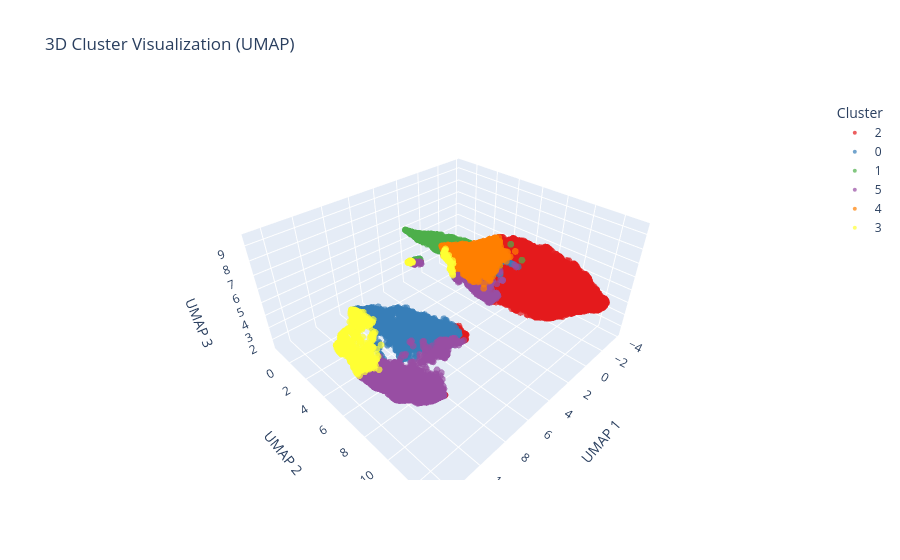

Notebook cell for this chart:
### Markdown cell above
#### 3D Visualization
This plot shows the cluster structure in a second embedding view for comparison.

### Code cell
# Purpose: Provide a 3D overview of cluster separation in original feature space.
dados_para_plot = clustering_method.copy()
labels_dos_clusters = labels_kmeans

# 1. Run UMAP (3 components) for interactive 3D plotting
umap_3d = umap.UMAP(n_components=3, random_state=42, n_neighbors=15, min_dist=0.1)
components_3d = umap_3d.fit_transform(dados_para_plot)

# 2. Build DataFrame for Plotly
df_3d = pd.DataFrame(components_3d, columns=['UMAP 1', 'UMAP 2', 'UMAP 3'])
df_3d['Cluster'] = labels_dos_clusters.astype(str)

# 3. Interactive 3D scatter: helps validate cluster separation visually
fig = px.scatter_3d(
    df_3d, x='UMAP 1', y='UMAP 2', z='UMAP 3', color='Cluster',
    title="3D Cluster Visualization (UMAP)", opacity=0.7,
    color_discrete_sequence=px.colors.qualitative.Set1
)
fig.update_traces(marker=dict(size=4))
fig.show()

### Figure 1 — Plotly figure (JSON) as saved in the notebook; plotly's stock layout.template omitted (floating-point values rounded to 4 significant figures; data arrays with more than 128 entries replaced by an {"elided": "..."} marker saying what was removed)
{"data": [{"hovertemplate": "Cluster=2<br>UMAP 1=%{x}<br>UMAP 2=%{y}<br>UMAP 3=%{z}<extra></extra>", "legendgroup": "2", "marker": {"color": "rgb(228,26,28)", "opacity": 0.7, "size": 4, "symbol": "circle"}, "mode": "markers", "name": "2", "scene": "scene", "showlegend": true, "type": "scatter3d", "x": {"elided": "19678 float values"}, "y": {"elided": "19678 float values"}, "z": {"elided": "19678 float values"}}, {"hovertemplate": "Cluster=0<br>UMAP 1=%{x}<br>UMAP 2=%{y}<br>UMAP 3=%{z}<extra></extra>", "legendgroup": "0", "marker": {"color": "rgb(55,126,184)", "opacity": 0.7, "size": 4, "symbol": "circle"}, "mode": "markers", "name": "0", "scene": "scene", "showlegend": true, "type": "scatter3d", "x": {"elided": "2948 float values"}, "y": {"elided": "2948 float values"}, "z": {"elided": "2948 float values"}}, {"hovertemplate": "Cluster=1<br>UMAP 1=%{x}<br>UMAP 2=%{y}<br>UMAP 3=%{z}<extra></extra>", "legendgroup": "1", "marker": {"color": "rgb(77,175,74)", "opacity": 0.7, "size": 4, "symbol": "circle"}, "mode": "markers", "name": "1", "scene": "scene", "showlegend": true, "type": "scatter3d", "x": {"elided": "3286 float values"}, "y": {"elided": "3286 float values"}, "z": {"elided": "3286 float values"}}, {"hovertemplate": "Cluster=5<br>UMAP 1=%{x}<br>UMAP 2=%{y}<br>UMAP 3=%{z}<extra></extra>", "legendgroup": "5", "marker": {"color": "rgb(152,78,163)", "opacity": 0.7, "size": 4, "symbol": "circle"}, "mode": "markers", "name": "5", "scene": "scene", "showlegend": true, "type": "scatter3d", "x": {"elided": "3422 float values"}, "y": {"elided": "3422 float values"}, "z": {"elided": "3422 float values"}}, {"hovertemplate": "Cluster=4<br>UMAP 1=%{x}<br>UMAP 2=%{y}<br>UMAP 3=%{z}<extra></extra>", "legendgroup": "4", "marker": {"color": "rgb(255,127,0)", "opacity": 0.7, "size": 4, "symbol": "circle"}, "mode": "markers", "name": "4", "scene": "scene", "showlegend": true, "type": "scatter3d", "x": {"elided": "2648 float values"}, "y": {"elided": "2648 float values"}, "z": {"elided": "2648 float values"}}, {"hovertemplate": "Cluster=3<br>UMAP 1=%{x}<br>UMAP 2=%{y}<br>UMAP 3=%{z}<extra></extra>", "legendgroup": "3", "marker": {"color": "rgb(255,255,51)", "opacity": 0.7, "size": 4, "symbol": "circle"}, "mode": "markers", "name": "3", "scene": "scene", "showlegend": true, "type": "scatter3d", "x": {"elided": "1056 float values"}, "y": {"elided": "1056 float values"}, "z": {"elided": "1056 float values"}}], "layout": {"legend": {"title": {"text": "Cluster"}, "tracegroupgap": 0}, "scene": {"domain": {"x": [0, 1], "y": [0, 1]}, "xaxis": {"title": {"text": "UMAP 1"}}, "yaxis": {"title": {"text": "UMAP 2"}}, "zaxis": {"title": {"text": "UMAP 3"}}}, "title": {"text": "3D Cluster Visualization (UMAP)"}}}
